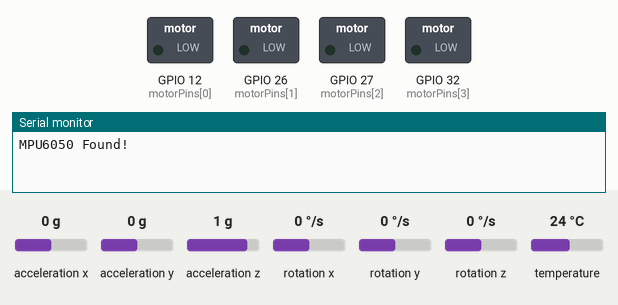
Simulated run of this sketch. Board: ESP32. Parts: switched loads named in the sketch (green lamp = pin HIGH), the last lines printed to the serial monitor. The inputs (shaded band) are chosen by the test bench; at power-on: acceleration x 0 g, acceleration y 0 g, acceleration z 1 g, rotation x 0 °/s, rotation y 0 °/s, rotation z 0 °/s, temperature 24 °C.

Above: at 0.1 s.
At 3.6 s:
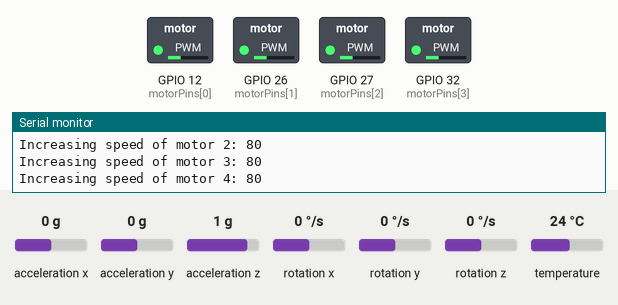
At 13.6 s:
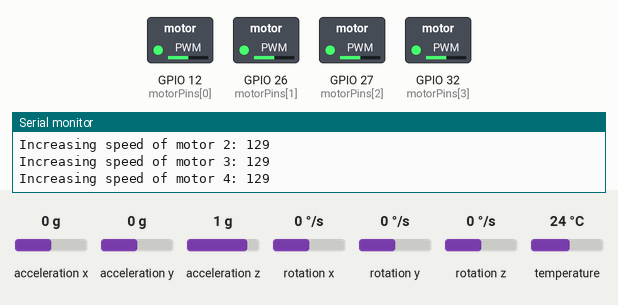
At 26.69 s:
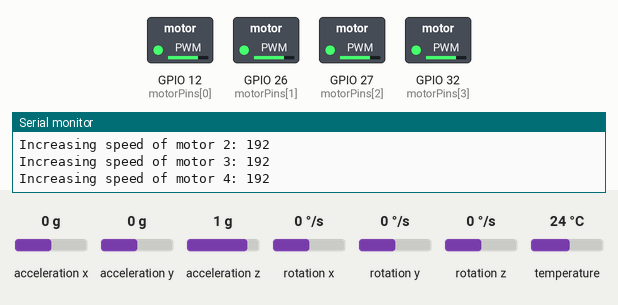
At 39.79 s:
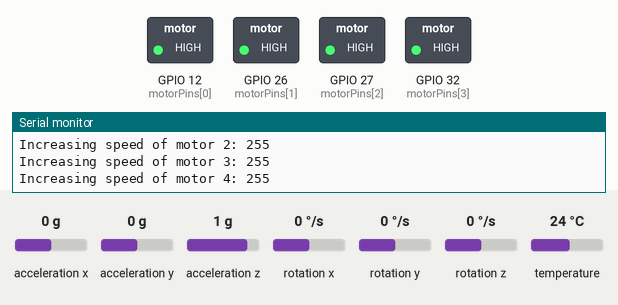
Timing chart, 0 to 40.0 s (numbered marks = the images above):
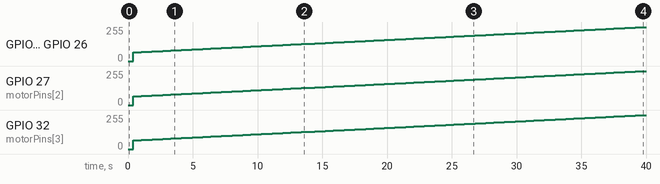

The sketch:

Motor_test-2.ino
```cpp
const int motorPins[] = {12,26, 27, 32}; // GPIO pins connected to MOSFET gates for each motor
const int pwmFrequency = 8000; // 8 kHz PWM frequency
const int pwmResolution = 8; // 8-bit resolution (0-255)
const int pwmChannels[] = {0, 1, 2, 3}; // PWM channels for each motor

#include <Wire.h>
#include <Adafruit_MPU6050.h>
#include <Adafruit_Sensor.h>

Adafruit_MPU6050 mpu;

void setup() {
  Serial.begin(115200); // Initialize serial communication

  // Configure each motor pin as output and attach to a PWM channel
  for (int i = 0; i < 4; i++) {
    pinMode(motorPins[i], OUTPUT);
    ledcAttachChannel(motorPins[i], pwmFrequency, pwmResolution,pwmChannels[i]); // Attach pin to PWM with specified frequency and resolution

      Serial.begin(115200);
  while (!Serial) {
    delay(10); // Wait for Serial to be ready
  }

  // Try to initialize the MPU6050
  if (!mpu.begin()) {
    Serial.println("Failed to find MPU6050 chip");
    while (1) {
      delay(10);
    }
  }

  Serial.println("MPU6050 Found!");

  // Configure the sensor
  mpu.setAccelerometerRange(MPU6050_RANGE_2_G);
  mpu.setGyroRange(MPU6050_RANGE_250_DEG);
  mpu.setFilterBandwidth(MPU6050_BAND_21_HZ);

  delay(100);
  }
}

void loop() {
  // Gradually increase motor speeds
  sensors_event_t a, g, temp;
  mpu.getEvent(&a, &g, &temp);

  /* Print out the values */
  Serial.print("Accel X: ");
  Serial.print(a.acceleration.x);
  Serial.print(", Y: ");
  Serial.print(a.acceleration.y);
  Serial.print(", Z: ");
  Serial.print(a.acceleration.z);
  Serial.println(" m/s^2");

  Serial.print("Gyro X: ");
  Serial.print(g.gyro.x);
  Serial.print(", Y: ");
  Serial.print(g.gyro.y);
  Serial.print(", Z: ");
  Serial.print(g.gyro.z);
  Serial.println(" rad/s");

  Serial.print("Temp: ");
  Serial.print(temp.temperature);
  Serial.println(" degC");

  Serial.println("");

  for (int dutyCycle = 65; dutyCycle <= 255; dutyCycle++) {
    for (int i = 0; i < 4 ; i++) {
      ledcWrite(motorPins[i], dutyCycle); // Write PWM value to each motor channel
      Serial.print("Increasing speed of motor ");
      Serial.print(i + 1);
      Serial.print(": ");
      Serial.println(dutyCycle);
    }
    delay(200); // Adjust delay for smoother acceleration
  }
  delay(2000); // Run at full speed for 2 seconds

  // Gradually decrease motor speeds
  for (int dutyCycle = 255; dutyCycle >= 65; dutyCycle--) {
    for (int i = 0; i < 4; i++) {
      ledcWrite(motorPins[i], dutyCycle); // Write PWM value to each motor channel
      Serial.print("Decreasing speed of motor ");
      Serial.print(i + 1);
      Serial.print(": ");
      Serial.println(dutyCycle);
    }
    delay(200); // Adjust delay for smoother deceleration
  }
  delay(5000); // Pause for 2 seconds
}
```

Measured:
- by itself, GPIO 12 (motorPins[0]), GPIO 26 (motorPins[1]), GPIO 27 (motorPins[2]), GPIO 32 (motorPins[3]): moves from 0/255 to 255/255 over 39.2 s
